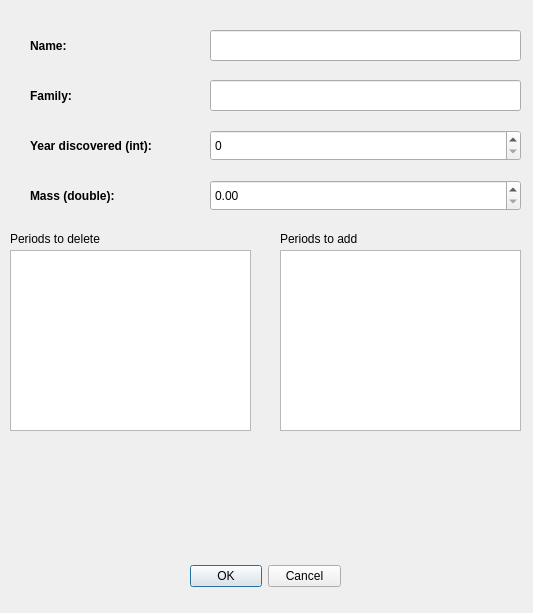
<?xml version="1.0" encoding="UTF-8"?>
<ui version="4.0">
 <class>edit_d</class>
 <widget class="QDialog" name="edit_d">
  <property name="geometry">
   <rect>
    <x>0</x>
    <y>0</y>
    <width>533</width>
    <height>613</height>
   </rect>
  </property>
  <property name="windowTitle">
   <string>Edit this dinosaur</string>
  </property>
  <widget class="QDialogButtonBox" name="buttonBox_2">
   <property name="geometry">
    <rect>
     <x>190</x>
     <y>560</y>
     <width>151</width>
     <height>32</height>
    </rect>
   </property>
   <property name="orientation">
    <enum>Qt::Horizontal</enum>
   </property>
   <property name="standardButtons">
    <set>QDialogButtonBox::Cancel|QDialogButtonBox::Ok</set>
   </property>
  </widget>
  <widget class="QLineEdit" name="fam">
   <property name="geometry">
    <rect>
     <x>210</x>
     <y>80</y>
     <width>311</width>
     <height>31</height>
    </rect>
   </property>
  </widget>
  <widget class="QLabel" name="label_12">
   <property name="geometry">
    <rect>
     <x>30</x>
     <y>30</y>
     <width>151</width>
     <height>31</height>
    </rect>
   </property>
   <property name="font">
    <font>
     <weight>75</weight>
     <bold>true</bold>
    </font>
   </property>
   <property name="text">
    <string>Name:</string>
   </property>
  </widget>
  <widget class="QLabel" name="label_13">
   <property name="geometry">
    <rect>
     <x>30</x>
     <y>180</y>
     <width>151</width>
     <height>31</height>
    </rect>
   </property>
   <property name="font">
    <font>
     <weight>75</weight>
     <bold>true</bold>
    </font>
   </property>
   <property name="text">
    <string>Mass (double):</string>
   </property>
  </widget>
  <widget class="QLineEdit" name="name">
   <property name="geometry">
    <rect>
     <x>210</x>
     <y>30</y>
     <width>311</width>
     <height>31</height>
    </rect>
   </property>
  </widget>
  <widget class="QLabel" name="label_15">
   <property name="geometry">
    <rect>
     <x>30</x>
     <y>80</y>
     <width>151</width>
     <height>31</height>
    </rect>
   </property>
   <property name="font">
    <font>
     <weight>75</weight>
     <bold>true</bold>
    </font>
   </property>
   <property name="text">
    <string>Family:</string>
   </property>
  </widget>
  <widget class="QSpinBox" name="disc">
   <property name="geometry">
    <rect>
     <x>210</x>
     <y>130</y>
     <width>311</width>
     <height>31</height>
    </rect>
   </property>
   <property name="maximum">
    <number>9999999</number>
   </property>
   <property name="singleStep">
    <number>10</number>
   </property>
  </widget>
  <widget class="QDoubleSpinBox" name="mass">
   <property name="geometry">
    <rect>
     <x>210</x>
     <y>180</y>
     <width>311</width>
     <height>31</height>
    </rect>
   </property>
   <property name="maximum">
    <double>10000000.000000000000000</double>
   </property>
  </widget>
  <widget class="QLabel" name="label_16">
   <property name="geometry">
    <rect>
     <x>30</x>
     <y>130</y>
     <width>151</width>
     <height>31</height>
    </rect>
   </property>
   <property name="font">
    <font>
     <weight>75</weight>
     <bold>true</bold>
    </font>
   </property>
   <property name="text">
    <string>Year discovered (int):</string>
   </property>
  </widget>
  <widget class="QLabel" name="objects2_4">
   <property name="geometry">
    <rect>
     <x>10</x>
     <y>230</y>
     <width>241</width>
     <height>17</height>
    </rect>
   </property>
   <property name="text">
    <string>Periods to delete</string>
   </property>
  </widget>
  <widget class="QListWidget" name="listWidget2_4">
   <property name="geometry">
    <rect>
     <x>10</x>
     <y>250</y>
     <width>241</width>
     <height>181</height>
    </rect>
   </property>
  </widget>
  <widget class="QWidget" name="">
   <property name="geometry">
    <rect>
     <x>10</x>
     <y>440</y>
     <width>241</width>
     <height>101</height>
    </rect>
   </property>
   <layout class="QHBoxLayout" name="horizontalLayout_7" stretch="3,9">
    <property name="sizeConstraint">
     <enum>QLayout::SetFixedSize</enum>
    </property>
    <item>
     <layout class="QVBoxLayout" name="verticalLayout_13">
      <property name="sizeConstraint">
       <enum>QLayout::SetFixedSize</enum>
      </property>
      <item>
       <widget class="QLabel" name="lplname_4">
        <property name="enabled">
         <bool>true</bool>
        </property>
        <property name="text">
         <string/>
        </property>
       </widget>
      </item>
      <item>
       <widget class="QLabel" name="lpltime_4">
        <property name="enabled">
         <bool>true</bool>
        </property>
        <property name="text">
         <string/>
        </property>
       </widget>
      </item>
      <item>
       <spacer name="verticalSpacer_7">
        <property name="orientation">
         <enum>Qt::Vertical</enum>
        </property>
        <property name="sizeHint" stdset="0">
         <size>
          <width>20</width>
          <height>58</height>
         </size>
        </property>
       </spacer>
      </item>
     </layout>
    </item>
    <item>
     <layout class="QVBoxLayout" name="verticalLayout_14">
      <property name="sizeConstraint">
       <enum>QLayout::SetFixedSize</enum>
      </property>
      <item>
       <widget class="QLabel" name="lpname_4">
        <property name="font">
         <font>
          <family>Ubuntu</family>
          <weight>75</weight>
          <bold>true</bold>
         </font>
        </property>
        <property name="text">
         <string/>
        </property>
       </widget>
      </item>
      <item>
       <widget class="QLabel" name="lptime_4">
        <property name="font">
         <font>
          <family>Ubuntu</family>
          <weight>75</weight>
          <bold>true</bold>
         </font>
        </property>
        <property name="text">
         <string/>
        </property>
       </widget>
      </item>
      <item>
       <spacer name="verticalSpacer_8">
        <property name="orientation">
         <enum>Qt::Vertical</enum>
        </property>
        <property name="sizeHint" stdset="0">
         <size>
          <width>20</width>
          <height>58</height>
         </size>
        </property>
       </spacer>
      </item>
     </layout>
    </item>
   </layout>
  </widget>
  <widget class="QWidget" name="layoutWidget">
   <property name="geometry">
    <rect>
     <x>280</x>
     <y>440</y>
     <width>241</width>
     <height>101</height>
    </rect>
   </property>
   <layout class="QHBoxLayout" name="horizontalLayout_8" stretch="3,9">
    <property name="sizeConstraint">
     <enum>QLayout::SetFixedSize</enum>
    </property>
    <item>
     <layout class="QVBoxLayout" name="verticalLayout_15">
      <property name="sizeConstraint">
       <enum>QLayout::SetFixedSize</enum>
      </property>
      <item>
       <widget class="QLabel" name="lplname_5">
        <property name="enabled">
         <bool>true</bool>
        </property>
        <property name="text">
         <string/>
        </property>
       </widget>
      </item>
      <item>
       <widget class="QLabel" name="lpltime_5">
        <property name="enabled">
         <bool>true</bool>
        </property>
        <property name="text">
         <string/>
        </property>
       </widget>
      </item>
      <item>
       <spacer name="verticalSpacer_9">
        <property name="orientation">
         <enum>Qt::Vertical</enum>
        </property>
        <property name="sizeHint" stdset="0">
         <size>
          <width>20</width>
          <height>58</height>
         </size>
        </property>
       </spacer>
      </item>
     </layout>
    </item>
    <item>
     <layout class="QVBoxLayout" name="verticalLayout_16">
      <property name="sizeConstraint">
       <enum>QLayout::SetFixedSize</enum>
      </property>
      <item>
       <widget class="QLabel" name="lpname_5">
        <property name="font">
         <font>
          <family>Ubuntu</family>
          <weight>75</weight>
          <bold>true</bold>
         </font>
        </property>
        <property name="text">
         <string/>
        </property>
       </widget>
      </item>
      <item>
       <widget class="QLabel" name="lptime_5">
        <property name="font">
         <font>
          <family>Ubuntu</family>
          <weight>75</weight>
          <bold>true</bold>
         </font>
        </property>
        <property name="text">
         <string/>
        </property>
       </widget>
      </item>
      <item>
       <spacer name="verticalSpacer_10">
        <property name="orientation">
         <enum>Qt::Vertical</enum>
        </property>
        <property name="sizeHint" stdset="0">
         <size>
          <width>20</width>
          <height>58</height>
         </size>
        </property>
       </spacer>
      </item>
     </layout>
    </item>
   </layout>
  </widget>
  <widget class="QListWidget" name="listWidget2_5">
   <property name="geometry">
    <rect>
     <x>280</x>
     <y>250</y>
     <width>241</width>
     <height>181</height>
    </rect>
   </property>
  </widget>
  <widget class="QLabel" name="objects2_5">
   <property name="geometry">
    <rect>
     <x>280</x>
     <y>230</y>
     <width>241</width>
     <height>17</height>
    </rect>
   </property>
   <property name="text">
    <string>Periods to add</string>
   </property>
  </widget>
 </widget>
 <resources/>
 <connections/>
</ui>
